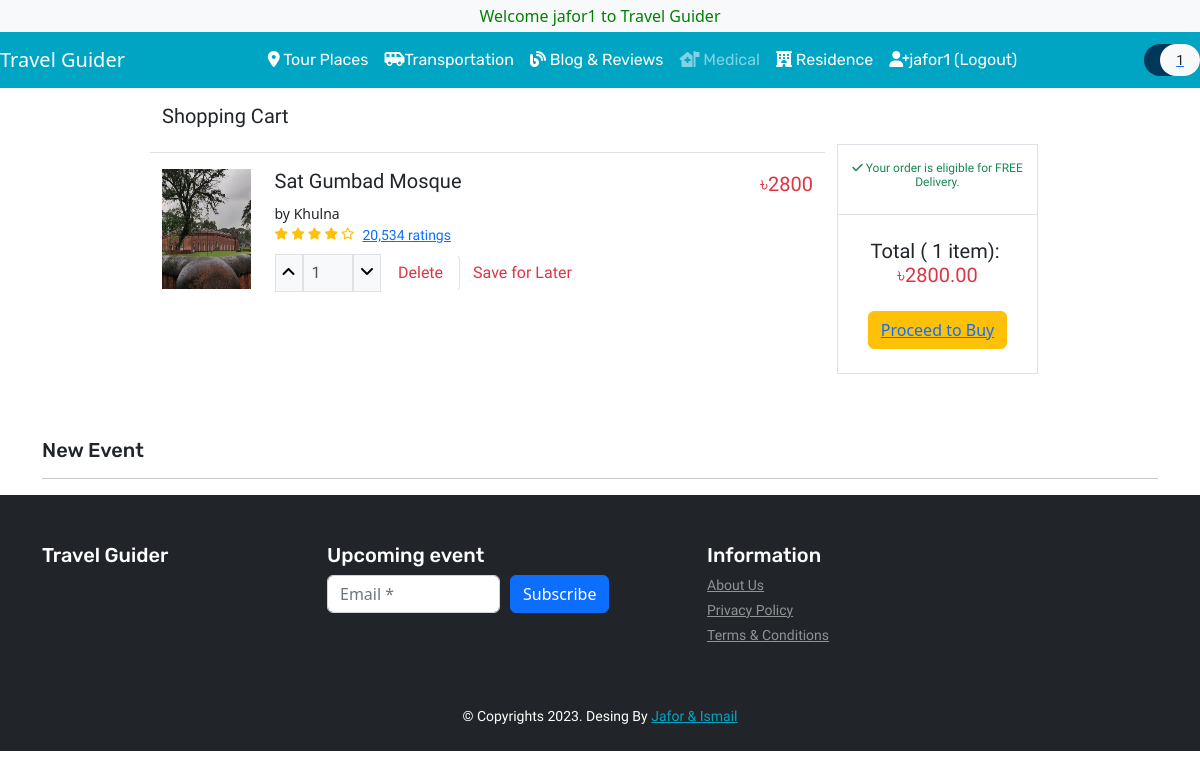
/cart.php (signed in), run on the app's committed database.
### tables this page shows
CREATE TABLE `users` (
  `user_id` int(11) NOT NULL,
  `user_name` varchar(50) DEFAULT NULL,
  `email` varchar(50) NOT NULL,
  `password` varchar(50) DEFAULT NULL,
  `number` text NOT NULL,
  `nid` int(11) NOT NULL,
  `address` varchar(50) NOT NULL,
  `verification_code` varchar(255) NOT NULL,
  `is_verify` int(10) NOT NULL DEFAULT 0
);

CREATE TABLE `product` (
  `item_id` int(11) NOT NULL,
  `item_brand` varchar(200) NOT NULL,
  `item_name` varchar(255) NOT NULL,
  `item_price` text NOT NULL,
  `item_image` varchar(255) NOT NULL,
  `item_register` date DEFAULT NULL
);

### cart.php (called while the page is built, shortened)
<?php
include ('header.php');
?>
<?php
        count($product->getData('cart')) ? include ('Template/_cart-template.php') :  include ('Template/notFound/_cart_notFound.php');
        include ('Template/_new-event.php');
?>
<?php
include ('footer.php');
?>

### database/functions.php (called while the page is built, shortened)
<?php
function check_login($con)
{
	if(isset($_SESSION['user_id']))
	{
		$id = $_SESSION['user_id'];
		$query = "select * from users where user_id = '$id' limit 1";
		$result = mysqli_query($con,$query);
		if($result && mysqli_num_rows($result) > 0)
		{
			$user_data = mysqli_fetch_assoc($result);
			return $user_data;
		}
	}
	die;
}

### database/DBController.php (called while the page is built, shortened)
<?php
class DBController
{
    protected $host = 'localhost';
    protected $user = 'root';
    protected $password = '';
    protected $database = "shopee";
    public function __construct()
    {
        $this->con = mysqli_connect($this->host, $this->user, $this->password, $this->database);
    }
}

### functions.php (called while the page is built, shortened)
<?php
require ('database/DBController.php');
require ('database/Product.php');
require ('database/Cart.php');
$db = new DBController();
$product = new Product($db);
$Cart = new Cart($db );

### database/Product.php (called while the page is built, shortened)
<?php
class Product
{
    public $db = null;
    public function __construct(DBController $db)
    {
        $this->db = $db;
    }
    public function getData($table = 'product'){
        $result = $this->db->con->query("SELECT * FROM {$table}");
        $resultArray = array();
        while ($item = mysqli_fetch_array($result, MYSQLI_ASSOC)){
            $resultArray[] = $item;
        }
        return $resultArray;
    }
    public function getProduct($item_id = null, $table= 'product'){
        if (isset($item_id)){
            $result = $this->db->con->query("SELECT * FROM {$table} WHERE item_id={$item_id}");
            $resultArray = array();
            while ($item = mysqli_fetch_array($result, MYSQLI_ASSOC)){
                $resultArray[] = $item;
            }
            return $resultArray;
        }
    }
}

### database/Cart.php (called while the page is built, shortened)
<?php
class Cart
{
    public function getSum($arr){
        if(isset($arr)){
            $sum = 0;
            foreach ($arr as $item){
                $sum += floatval($item[0]);
            }
            return sprintf('%.2f' , $sum);
        }
    }
}

### Template/_new-event.php (the view, shortened to what this page needs)
<?php
shuffle($product_shuffle);
?>
<section id="new-phones">
    <div class="container">
        <h4 class="font-rubik font-size-20">New Event</h4>
        <hr>
            <?php foreach ($product_shuffle as $item) { ?>
                        <a href="<?php printf('%s?item_id=%s', 'product.php',  $item['item_id']); ?>"><img src="<?php echo $item['item_image'] ?? "./assets/products/1.png"; ?>" alt="product1" class="img-fluid"></a>
            <?php }  ?>
    </div>
</section>

### header.php (shortened to what this page needs)
<?php
include("database/connection.php");
include("database/functions.php");
$user_data = check_login($con);
?>
<!DOCTYPE html>
<html lang="en">
<head>
    <link href="https://cdn.jsdelivr.net/npm/bootstrap@5.2.1/dist/css/bootstrap.min.css" rel="stylesheet">
    <link rel="stylesheet" href="https://stackpath.bootstrapcdn.com/bootstrap/4.4.1/css/bootstrap.min.css">
    <link rel="stylesheet" href="https://cdnjs.cloudflare.com/ajax/libs/OwlCarousel2/2.3.4/assets/owl.carousel.min.css" />
    <link rel="stylesheet" href="https://cdnjs.cloudflare.com/ajax/libs/OwlCarousel2/2.3.4/assets/owl.theme.default.min.css" />
    <link rel="stylesheet" href="https://cdnjs.cloudflare.com/ajax/libs/font-awesome/5.13.0/css/all.min.css" />
    <link rel="stylesheet" href="https://cdnjs.cloudflare.com/ajax/libs/font-awesome/6.2.1/css/all.min.css">
    <link href="https://cdn.jsdelivr.net/npm/bootstrap@5.2.3/dist/css/bootstrap.min.css" rel="stylesheet">
    <link href="https://cdn.jsdelivr.net/npm/bootstrap@5.2.0-beta1/dist/css/bootstrap.min.css" rel="stylesheet">
    <link rel="stylesheet" href="style.css">
    <?php
    require('functions.php');
    ?>
</head>
<body>
    <header id="header">
        <div class="strip d-flex justify-content-between px-4 py-1 bg-light">
            <p class="font-rale font-size-12 text-black-50 m-0">
                <marquee behavior="" direction="" style="color: green;">Welcome <?php echo $user_data['user_name']; ?> to Travel Guider</marquee>
            </p>
        </div>
        <nav class="navbar navbar-expand-lg navbar-dark color-second-bg">
            <a class="navbar-brand" href="index.php"> Travel Guider</a>
            <div class="collapse navbar-collapse" id="navbarNav">
                <ul class="navbar-nav m-auto font-rubik">
                    <li class="nav-item active">
                        <a class="nav-link" href="topPlace.php"><i class="fa-solid fa-location-dot"></i> Tour Places</a></a>
                    </li>
                    <li class="nav-item active">
                        <a class="nav-link" href="landing_page.php"><i class="fa-solid fa-van-shuttle"></i>Transportation</a>
                    </li>
                    <li class="nav-item active">
                        <a class="nav-link" href="blog.php"><i class="fa-solid fa-blog"></i> Blog & Reviews</a>
                    </li>
                    <li class="nav-item ">
                        <a class="nav-link" href="#"><i class="fa-solid fa-house-medical-flag"></i> Medical</a>
                    </li>
                    <li class="nav-item active">
                        <a class="nav-link" href="#"><i class="fa-solid fa-hotel"></i> Residence</a>
                    </li>
                    <li class="nav-item active">
                        <a class="nav-link" href="logout.php"><i class="fa-solid fa-user-plus"></i><?php echo $user_data['user_name']; ?> (Logout)</a></a>
                    </li>
                </ul>
                <form action="#" class="font-size-14 font-rale">
                    <a href="cart.php" class="py-2 rounded-pill color-primary-bg">
                        <span class="font-size-16 px-2 text-white">
                        </span>
                        <span class="px-3 py-2 rounded-pill text-dark bg-light"><?php echo count($product->getData('cart')); ?></span>
                    </a>
                </form>
            </div>
        </nav>
    </header>
    <main id="main-site">

### Template/_cart-template.php (shortened to what this page needs)
<section id="cart" class="py-3 mb-5">
    <div class="container-fluid w-75">
        <h5 class="font-baloo font-size-20">Shopping Cart</h5>
        <div class="row">
            <div class="col-sm-9">
                <?php
                    foreach ($product->getData('cart') as $item) :
                        $cart = $product->getProduct($item['item_id']);
                        $subTotal[] = array_map(function ($item){
                ?>
                <div class="row border-top py-3 mt-3">
                    <div class="col-sm-2">
                        <img src="<?php echo $item['item_image'] ?? "./assets/products/1.png" ?>" style="height: 120px;" alt="cart1" class="img-fluid">
                    </div>
                    <div class="col-sm-8">
                        <h5 class="font-baloo font-size-20"><?php echo $item['item_name'] ?? "Unknown"; ?></h5>
                        <small>by <?php echo $item['item_brand'] ?? "Brand"; ?></small>
                        <div class="d-flex">
                            <div class="rating text-warning font-size-12">
                                <span><i class="fas fa-star"></i></span>
                                <span><i class="fas fa-star"></i></span>
                                <span><i class="fas fa-star"></i></span>
                                <span><i class="fas fa-star"></i></span>
                                <span><i class="far fa-star"></i></span>
                            </div>
                            <a href="#" class="px-2 font-rale font-size-14">20,534 ratings</a>
                        </div>
                        <div class="qty d-flex pt-2">
                            <div class="d-flex font-rale w-25">
                                <button class="qty-up border bg-light" data-id="<?php echo $item['item_id'] ?? '0'; ?>"><i class="fas fa-angle-up"></i></button>
                                <input type="text" data-id="<?php echo $item['item_id'] ?? '0'; ?>" class="qty_input border px-2 w-100 bg-light" disabled value="1" placeholder="1">
                                <button data-id="<?php echo $item['item_id'] ?? '0'; ?>" class="qty-down border bg-light"><i class="fas fa-angle-down"></i></button>
                            </div>
                            <form method="post">
                                <button type="submit" name="delete-cart-submit" class="btn font-baloo text-danger px-3 border-right">Delete</button>
                            </form>
                            <form method="post">
                                <button type="submit" name="wishlist-submit" class="btn font-baloo text-danger">Save for Later</button>
                            </form>
                        </div>
                    </div>
                    <div class="col-sm-2 text-right">
                        <div class="font-size-20 text-danger font-baloo">
                        ৳<span class="product_price" data-id="<?php echo $item['item_id'] ?? '0'; ?>"><?php echo $item['item_price'] ?? 0; ?></span>
                        </div>
                    </div>
                </div>
                <?php
                            return $item['item_price'];
                        }, $cart);
                    endforeach;
                ?>
            </div>
            <div class="col-sm-3">
                <div class="sub-total border text-center mt-2">
                    <h6 class="font-size-12 font-rale text-success py-3"><i class="fas fa-check"></i> Your order is eligible for FREE Delivery.</h6>
                    <div class="border-top py-4">
                        <h5 class="font-baloo font-size-20">Total  ( <?php echo isset($subTotal) ? count($subTotal) : 0; ?> item):&nbsp; <span class="text-danger">৳<span class="text-danger" id="deal-price"><?php echo isset($subTotal) ? $Cart->getSum($subTotal) : 0; ?></span> </span> </h5>
                        <button type="submit" class="btn btn-warning mt-3"><a href="../t/payment page.php">Proceed to Buy</a></button>
                    </div>
                </div>
            </div>
        </div>
    </div>
</section>

### style.css (style rules this page uses)
button, button:focus { outline: none !important; box-shadow: none !important; }
.font-baloo { font-family: "Baloo Thambi 2", cursive; }
.font-rale { font-family: "Raleway", cursive; }
.font-rubik { font-family: "Rubik", cursive; }
.font-size-12 { font-size: 12px; }
.font-size-14 { font-size: 14px; }
.font-size-16 { font-size: 16px; }
.font-size-20 { font-size: 20px; }
.color-primary-bg { background: #003859; }
.color-second-bg { background: #00A5C4; }

### data on the page
users: user_name "jafor1"
product: item_image (picture), item_name "Sat Gumbad Mosque", item_brand "Khulna", item_price "2800"

### other printed values
count($product->getData('cart')) "1"
count($subTotal) "1"
$Cart->getSum($subTotal) "2800.00"
